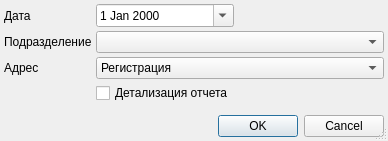
<?xml version="1.0" encoding="UTF-8"?>
<ui version="4.0">
 <class>AttachedContingentSetupDialog</class>
 <widget class="QDialog" name="AttachedContingentSetupDialog">
  <property name="windowModality">
   <enum>Qt::ApplicationModal</enum>
  </property>
  <property name="geometry">
   <rect>
    <x>0</x>
    <y>0</y>
    <width>359</width>
    <height>141</height>
   </rect>
  </property>
  <property name="windowTitle">
   <string>параметры отчёта</string>
  </property>
  <property name="sizeGripEnabled">
   <bool>true</bool>
  </property>
  <layout class="QGridLayout" name="gridLayout">
   <property name="margin">
    <number>4</number>
   </property>
   <property name="spacing">
    <number>4</number>
   </property>
   <item row="0" column="0">
    <widget class="QLabel" name="lblEndDate">
     <property name="text">
      <string>Дата</string>
     </property>
     <property name="buddy">
      <cstring>edtEndDate</cstring>
     </property>
    </widget>
   </item>
   <item row="0" column="1">
    <widget class="CDateEdit" name="edtEndDate">
     <property name="calendarPopup">
      <bool>true</bool>
     </property>
    </widget>
   </item>
   <item row="0" column="2">
    <spacer>
     <property name="orientation">
      <enum>Qt::Horizontal</enum>
     </property>
     <property name="sizeHint" stdset="0">
      <size>
       <width>61</width>
       <height>20</height>
      </size>
     </property>
    </spacer>
   </item>
   <item row="1" column="0">
    <widget class="QLabel" name="lblOrgStructure">
     <property name="text">
      <string>Подразделение</string>
     </property>
     <property name="buddy">
      <cstring>cmbOrgStructure</cstring>
     </property>
    </widget>
   </item>
   <item row="1" column="1" colspan="2">
    <widget class="COrgStructureComboBox" name="cmbOrgStructure"/>
   </item>
   <item row="2" column="0">
    <widget class="QLabel" name="lblAddressOrgStructureType">
     <property name="text">
      <string>Адрес</string>
     </property>
     <property name="buddy">
      <cstring>cmbAddressOrgStructureType</cstring>
     </property>
    </widget>
   </item>
   <item row="2" column="1" colspan="2">
    <widget class="QComboBox" name="cmbAddressOrgStructureType">
     <property name="enabled">
      <bool>true</bool>
     </property>
     <property name="sizePolicy">
      <sizepolicy hsizetype="Expanding" vsizetype="Fixed">
       <horstretch>0</horstretch>
       <verstretch>0</verstretch>
      </sizepolicy>
     </property>
     <item>
      <property name="text">
       <string>Регистрация</string>
      </property>
     </item>
     <item>
      <property name="text">
       <string>Проживание</string>
      </property>
     </item>
     <item>
      <property name="text">
       <string>Регистрация или проживание</string>
      </property>
     </item>
     <item>
      <property name="text">
       <string>Прикрепление</string>
      </property>
     </item>
     <item>
      <property name="text">
       <string>Регистрация или прикрепление</string>
      </property>
     </item>
     <item>
      <property name="text">
       <string>Проживание или прикрепление</string>
      </property>
     </item>
     <item>
      <property name="text">
       <string>Регистрация, проживание или прикрепление</string>
      </property>
     </item>
    </widget>
   </item>
   <item row="6" column="0" colspan="3">
    <widget class="QDialogButtonBox" name="buttonBox">
     <property name="orientation">
      <enum>Qt::Horizontal</enum>
     </property>
     <property name="standardButtons">
      <set>QDialogButtonBox::Cancel|QDialogButtonBox::Ok</set>
     </property>
    </widget>
   </item>
   <item row="5" column="0">
    <spacer>
     <property name="orientation">
      <enum>Qt::Vertical</enum>
     </property>
     <property name="sizeHint" stdset="0">
      <size>
       <width>20</width>
       <height>40</height>
      </size>
     </property>
    </spacer>
   </item>
   <item row="3" column="1">
    <widget class="QCheckBox" name="checkBox_all">
     <property name="text">
      <string>Детализация отчета</string>
     </property>
    </widget>
   </item>
  </layout>
 </widget>
 <customwidgets>
  <customwidget>
   <class>CDateEdit</class>
   <extends>QDateEdit</extends>
   <header>library/DateEdit</header>
  </customwidget>
  <customwidget>
   <class>COrgStructureComboBox</class>
   <extends>QComboBox</extends>
   <header>Orgs/OrgStructComboBoxes.h</header>
  </customwidget>
 </customwidgets>
 <tabstops>
  <tabstop>edtEndDate</tabstop>
  <tabstop>cmbOrgStructure</tabstop>
  <tabstop>cmbAddressOrgStructureType</tabstop>
  <tabstop>buttonBox</tabstop>
 </tabstops>
 <resources/>
 <connections>
  <connection>
   <sender>buttonBox</sender>
   <signal>accepted()</signal>
   <receiver>AttachedContingentSetupDialog</receiver>
   <slot>accept()</slot>
   <hints>
    <hint type="sourcelabel">
     <x>112</x>
     <y>177</y>
    </hint>
    <hint type="destinationlabel">
     <x>102</x>
     <y>90</y>
    </hint>
   </hints>
  </connection>
  <connection>
   <sender>buttonBox</sender>
   <signal>rejected()</signal>
   <receiver>AttachedContingentSetupDialog</receiver>
   <slot>reject()</slot>
   <hints>
    <hint type="sourcelabel">
     <x>225</x>
     <y>177</y>
    </hint>
    <hint type="destinationlabel">
     <x>236</x>
     <y>76</y>
    </hint>
   </hints>
  </connection>
 </connections>
</ui>
